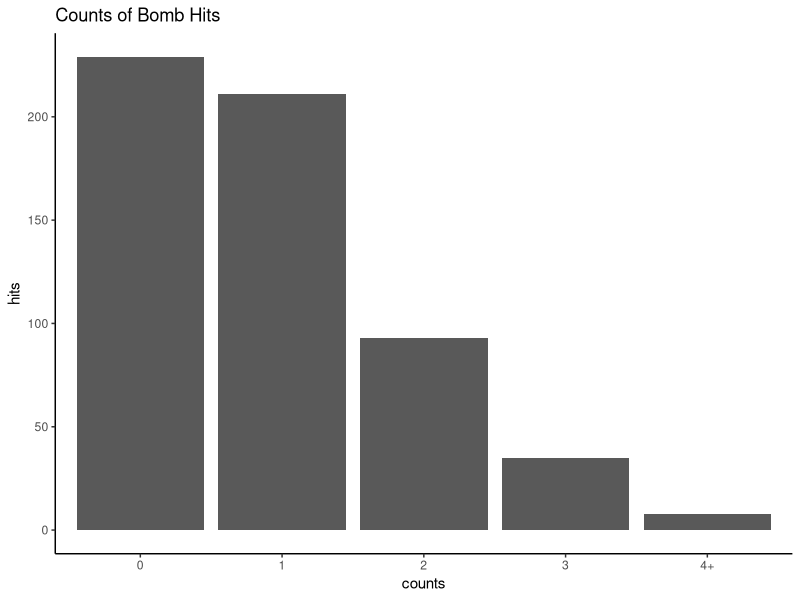
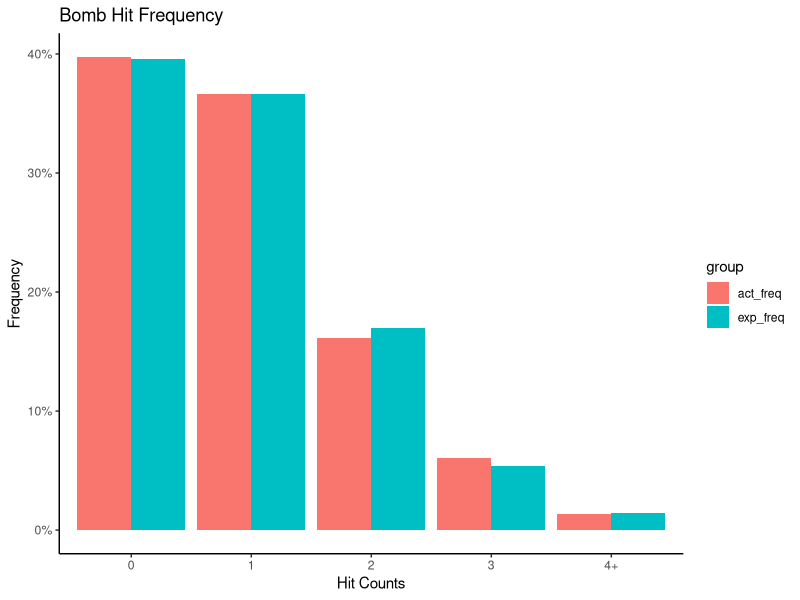

R code for these plots, in order:
## ---- chunk 1
knitr::opts_chunk$set(echo = TRUE)
library(tidyverse)
theme_set(theme_classic())
## ---- chunk 2
counts <- c("0", "1", "2", "3", "4+")
hits <- c(229, 211, 93, 35, 8)
total_hits <- c(0, 211, 186, 105, 32)
bomb_info <- data.frame(counts = counts, hits = hits, total_hits = total_hits)

ggplot(bomb_info, aes(x = counts, y = hits)) +
  geom_bar(stat = "identity") + 
  ggtitle("Counts of Bomb Hits")
## ---- chunk 3
bomb_info <- bomb_info %>% 
  mutate(act_freq = hits / sum(hits))



#calc hit rate
hit_rate <- sum(bomb_info$total_hits) / sum(bomb_info$hits)

poisinfo <- rpois(100000,  lambda = hit_rate)
pois_df <- data.frame(table(poisinfo))
pois_toal <- sum(pois_df$Freq)


exp_freq <- c(pois_df$Freq[1:4], sum(pois_df$Freq[5:8]))
exp_freq <- exp_freq / sum(exp_freq)

bomb_info <- cbind(bomb_info, exp_freq)
## ---- chunk 4
bomb_info %>% 
  select(counts, exp_freq, act_freq) %>% 
  gather(group, hits, -counts) %>% 
  ggplot(aes(x = counts, y = hits, fill = group)) +
    geom_bar(stat = "identity", position="dodge") + 
    scale_y_continuous(labels = scales::percent) + 
    ylab("Frequency") +
    xlab("Hit Counts") + 
    ggtitle("Bomb Hit Frequency")
## ---- chunk 5
chisq.test(bomb_info$hits, p = bomb_info$act_freq)
